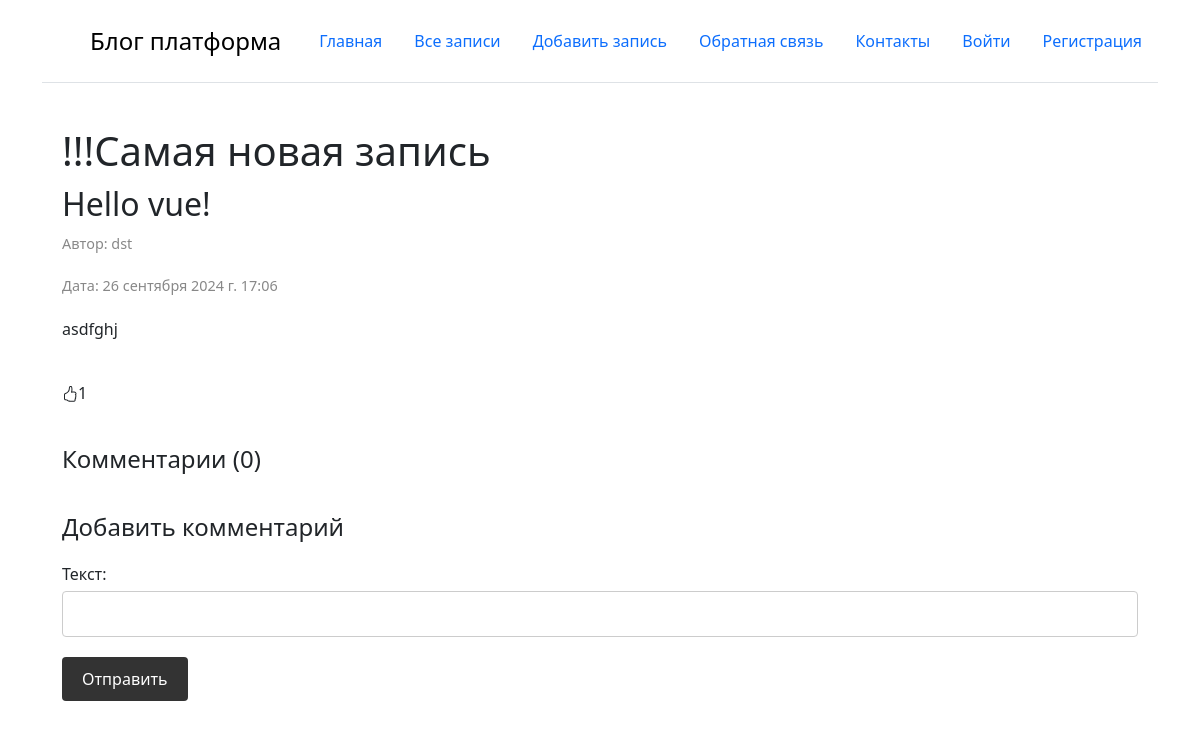
/posts/24, run on the app's committed database.
### core/models.py (models this page shows, shortened)
class Post(models.Model): # создааем таблицу и наследуем моделс
    title = models.CharField(max_length=200) # название атрибута соответствует названию поля, а значение - какой тип у
    text = models.TextField()
    created_data = models.DateTimeField(auto_now_add=True)
    category = models.ForeignKey(PostCategory,
                                 blank=True,
                                 null=True,
                                 on_delete=models.SET_NULL, # действия при удалении
                                 related_name='category_posts') # связь на уровне орм,
    profile = models.ForeignKey(Profile,
                                related_name='profile_posts',
                                on_delete=models.CASCADE)
    class Meta: # чтобы в админке красиво отображалось название таблицы, это интерфейс
        verbose_name = 'Запись'
        verbose_name_plural = 'Записи'
        ordering = ["-created_data"] # сортировка постов по новизне постов

class PostLike(models.Model):
    post = models.ForeignKey(Post, on_delete=models.CASCADE, related_name='post_likes')
    profile = models.ForeignKey(Profile, on_delete=models.CASCADE, related_name='profile_likes')
    created_dare = models.DateTimeField(auto_now_add=True)
    class Meta:
        verbose_name = 'Лайк поста'
        verbose_name_plural = 'Лайки постов'

### user/models.py (models this page shows)
class Profile(models.Model):
    user = models.OneToOneField(User, #у одного юзера один профайл
                             on_delete=models.CASCADE
                             )
    about = models.TextField(verbose_name='Обо мне')
    class Meta:
        verbose_name = 'Обо мне'
        verbose_name_plural = 'Обо мне'
    def __str__(self):
        return self.user.username

### core/views.py (the view, shortened to what this page needs)
# urls.py: path('posts/<int:post_id>', post_detail, name='post_detail'),
def post_detail(request, post_id):
    context = {}
    comment_add_form = CommentAddForm() #формочка рендерится в этой фьюхе, а обрабатывается в comments_add
    post = Post.objects.get(id=post_id)
    comments = PostComment.objects.filter(post=post)
    if request.user.is_authenticated: # добавляем проверку подписки на автора
        is_subscribed = Subscription.objects.filter(profile=request.user.profile,
                                                    author=post.profile)
        is_liked = PostLike.objects.filter(profile=request.user.profile,
                                                    post=post)
        context.update({'is_subscribed': is_subscribed, 'is_liked':is_liked})
    context.update({
        "post": post,
        'comments': comments,
        'comment_add_form': comment_add_form
    })
    return render(request, 'post_detail.html', context)

### core/forms.py
class CommentAddForm(forms.Form):
    def __init__(self, *args, **kwargs):
        super(CommentAddForm, self).__init__(*args, **kwargs)
        for visible in self.visible_fields():
            visible.field.widget.attrs['class'] = 'form-control'
    text = forms.CharField(max_length=1000, label='Текст') # label работает, только если в html не прописан

### core/context_processor.py (called while the page is built)
def add_host(request):
    return {'HOST': settings.HOST}

### templates/post_detail.html (shortened to what this page needs)
{% extends 'base.html' %}
{% load static %}
{% block content %}
<div class="container-post" data-post-id="{{ post.id }}" id="post">
    <article class="post-content">
        <h1>{{ post.title }}</h1>
        <h2>[[ message ]]</h2>
        <p class="post-date">Автор: {{ post.profile }}</p>
        <p class="post-date">Дата: {{ post.created_data }}</p>
        <p>{{ post.text }}</p>
    </article>
    <span id="likesCount"> {{ post.post_likes.all|length }} </span>
    <div class="comments-section">
        <h4>Комментарии ([[ comments.length ]])</h4>
    </div>
    <div class="comment-form">
        <h4>Добавить комментарий</h4>
        <form @submit.prevent="addComment" id="CommentForm" action="{% url 'comments_add_rest' post.id %}" method="post">
            <div>
                <label for="id_text">Текст: </label>
                <input v-model="commentForm.text" type="text" name="text" maxlength="1000" class="form-control" required="" id="id_text">
            </div>
            <button type="submit">Отправить</button>
        </form>
    </div>
</div>
{% endblock %}

### templates/base.html (style rules this page uses)
h1, h2 { margin: 0; padding-bottom: 10px; }
.container-post { max-width: 1200px; margin: 20px auto; padding: 20px; background-color: #fff; border-radius: 8px; }
.post-content { margin-bottom: 40px; }
.post-date { color: #888; font-size: 0.9em; margin-bottom: 20px; }
.comments-section { margin-top: 40px; }
.comments-section h4 { margin-bottom: 20px; }
.comment-form { margin-top: 40px; }
.comment-form h4 { margin-bottom: 20px; }
.comment-form label { display: block; margin-bottom: 5px; }
.comment-form input, .comment-form textarea { width: 100%; padding: 10px; margin-bottom: 20px; border: 1px solid #ccc; border-radius: 4px; box-sizing: border-box; }
.comment-form button { background-color: #333; color: #fff; padding: 10px 20px; border: none; border-radius: 4px; cursor: pointer; }

### data on the page
Post: title "!!!Самая новая запись", profile "dst", created_data "26 сентября 2024 г. 17:06", text "asdfghj", post_likes.all|length "1"
